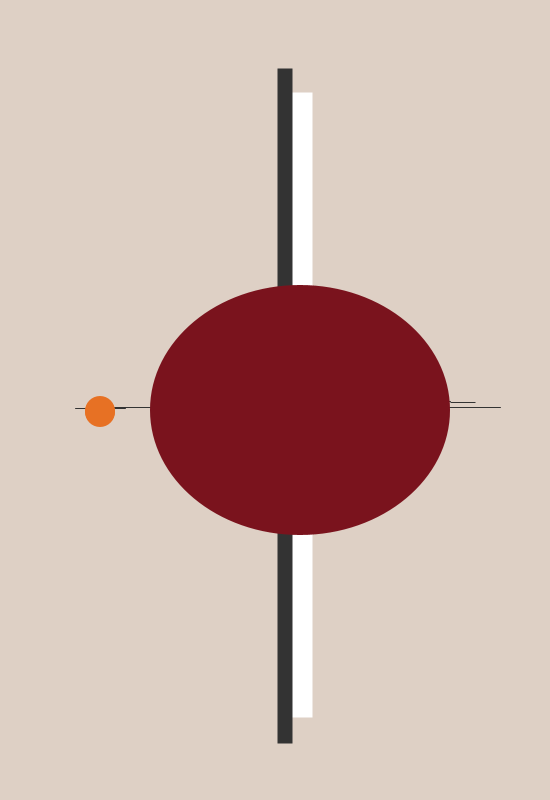
Frame 1 (no input)
Frame 60 (the mouse pressed at the canvas centre just before this capture): blank canvas, image omitted
Frame 120 (the mouse held since frame 60 and released just before this capture): blank canvas, image omitted

The Processing sketch that drew this single still picture (run headless with seeded random() and noise(); from frame 60 on, the mouse is pressed at the canvas centre):

// Processing sketch: processing_133024
// ── processing_133024.pde

int topX;
int topY;
 
void setup() {  //setup function called initially, only once
  size(550, 800);
  topX = 100;
  topY = height/2; 
}
 
void draw() {  
  background(222, 208, 197);
  //small vertical rect
  noStroke();
  fill(69, 68, 155);  
   rectMode(CENTER);
   rect(265, topY, 20, 100);
 
    //move down
 topY++;
 
 //arrow line
 stroke(51);
line(200, topY, 450, topY);
topY++;

//triangle
fill(51);
triangle(450, topY, 475, topY, 450, topY);
topY++;

//black small rect
fill(51);
rect(325, topY, 50, 10);
topY++;

//horizontal black rect
fill(51);
rect(325, topY, 50, 10);
topY++;

 
//white rect
noStroke();
fill(255);
rect(300, topY, 25, 625);
topY++;


//black rect 
fill(51);
rect(285, topY, 15, 675);
topY++;


//diagonal line
stroke(51);
line(500, topY, 100, topY);
topY++;
 
//diagonal tip
stroke(51);
line(75, topY, 125, topY);
topY++;
 
//square
noStroke();
fill(173, 30, 35);
rect(325, topY, 40, 40);
topY++;


//red ellipse 
noStroke();
fill(122, 19, 29);
ellipse(300, topY, 300, 250);
topY++;
 
//top circle
noStroke();
fill(231, 113, 36);
ellipse(100, topY, 30, 30);
topY++;

//bottom circle 
noStroke();
ellipse(100, topY, 30, 30);
topY++;
}
 
 /*topY= topY +*/ 
 
 
